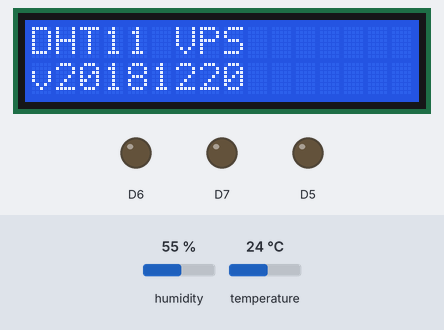
Simulated run of this sketch. Board: ESP8266 (NodeMCU). On the bench: 16×2 character LCD, output pins drawn as LEDs (lit = HIGH). Inputs (shaded band) come from the test bench; at power-on: humidity 55 %, temperature 24 °C. WiFi joins after 1.5 s; servers stay silent unless stated; uploads are accepted with an empty reply; what the sketch prints to the serial monitor is not drawn.

Above: at 0.1 s.
At 1.9 s:
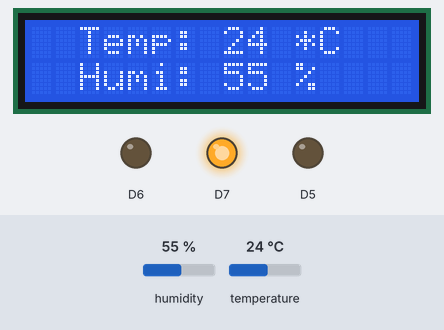
Timing chart, 0 to 3.4 s (numbered marks = the images above):
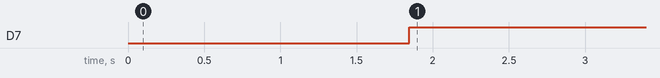

The sketch:

nodemcu_post_vps.ino
```cpp
// Robo India Tutorial
// Simple code upload the tempeature and humidity data using thingspeak.com
// Hardware: NodeMCU,DHT11

#include <Wire.h>
#include <LiquidCrystal_I2C.h>
#include <ESP8266WiFi.h>
#include <ESP8266HTTPClient.h>
#include "DHT.h"
#define DHTPIN 2
#define DHTTYPE DHT11
DHT dht(DHTPIN, DHTTYPE);
LiquidCrystal_I2C lcd(0x27,16,2);

const char *ssid =  "SFR-f613";     // replace with your wifi ssid and wpa2 key
const char *pass =  "cq76ivk5r65t";
const char* server = "http://51.75.126.70/iot/dht11/store_temp.php";

WiFiClient client;
HTTPClient http;

void setup()
{
       Serial.begin(115200);
       delay(10);
       dht.begin();

       lcd.init(); // initialisation de l'afficheur
       lcd.backlight();
       lcd.setCursor(0, 0);
       lcd.print("DHT11 VPS");
       lcd.setCursor(0, 1);
       lcd.print("v20181220");

       pinMode(D5,OUTPUT);
       pinMode(D6,OUTPUT);
       pinMode(D7,OUTPUT);

       Serial.println("Connecting to ");
       Serial.println(ssid);


       WiFi.begin(ssid, pass);

      while (WiFi.status() != WL_CONNECTED)
     {
            delay(500);
            Serial.print(".");
     }
      Serial.println("");
      Serial.println("WiFi connected");

}

void loop()
{

      //Relevés de température et humidité en flottants
      float h = dht.readHumidity();
      float t = dht.readTemperature();

      //Vérification de la validité des relevés
      if (isnan(h) || isnan(t))
      {
        Serial.println("Failed to read from DHT sensor!");
        return;
      }
      else {

      //Conversion en entiers
      int hum = (int) h;
      int temp = (int) t;

      //Requête post vers vps : envoi json des relevés
      http.begin(server);
      http.addHeader("Content-Type", "application/json");
      String data = "{\"temperature\":\""+ String(temp) +"\",\"humidite\":\"" + String(hum)+"\"}";
      int httpCode = http.POST(data);
      http.end();

      //Affichage lcd
      lcd.setCursor(0, 0);
      lcd.print("  Temp: ");
      lcd.print(temp);
      lcd.print(" *C ");
      lcd.setCursor(0, 1);
      lcd.print("  Humi: ");
      lcd.print(hum);
      lcd.print(" %  ");

      //Allumage led
      if (t>20) {digitalWrite(D7, 1);}
      else if (t>16) {digitalWrite(D6, 1);}
      else {digitalWrite(D5, 1);}

      //Affichage bus série
      Serial.print("Temperature: ");
      Serial.print(temp);
      Serial.print(" degrees Celcius, Humidity: ");
      Serial.print(hum);
      Serial.println("%. Send to VPS.");
      }

      Serial.println("Waiting...");

  // mise à jour des données toutes les heures
  delay(3600000);
}
```

Measured:
- by itself, D7: LOW → HIGH at 1.8 s
- what the display in image 0 shows lasts 1.7 s, from 0.1 s to 1.8 s
